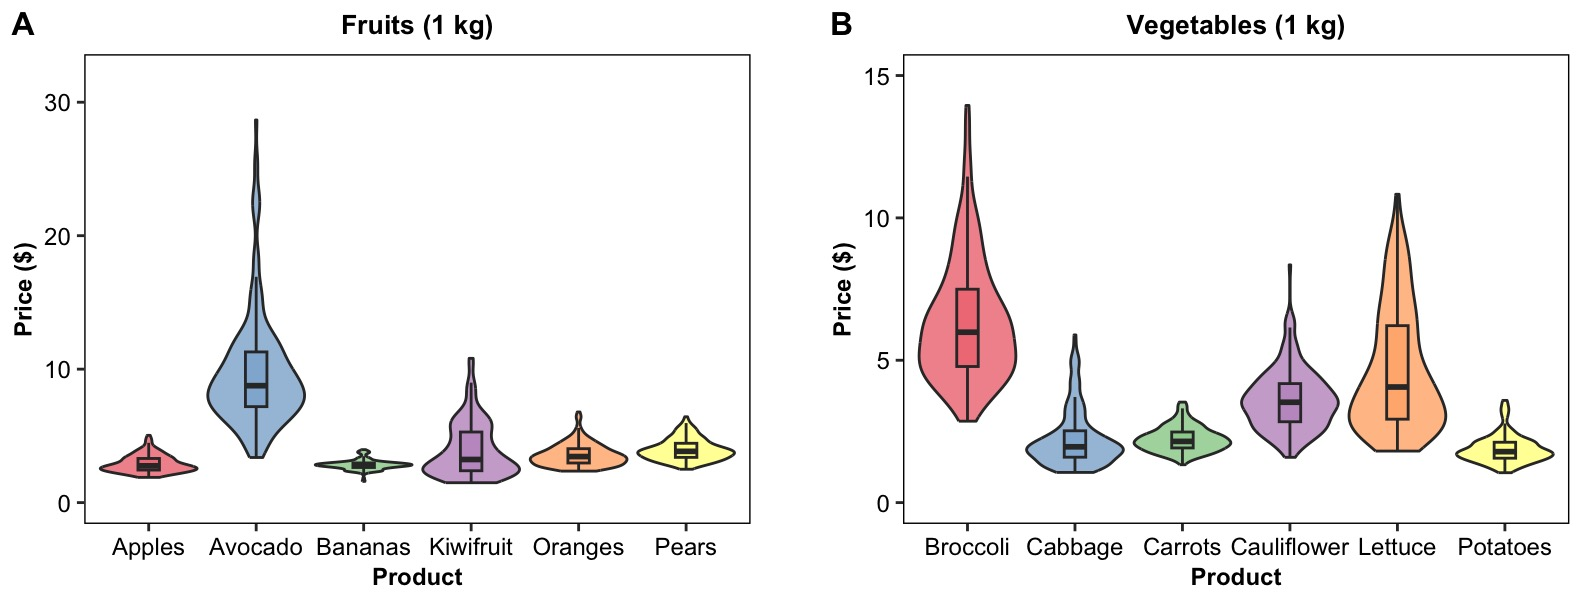

Source code (R):
# Here are the commands to build violin + boxplots

# Packages
library(tidyverse)
library(RColorBrewer)
library(ggpubr)

# Load csv file
# Data retrieved from: (https://www.stats.govt.nz/large-datasets/csv-files-for-download/)
df_data <- read.csv("food-price-index-september-2023-weighted-average-prices.csv")

### Fruits
# Filter rows
df_fruits <- df_data %>%
  filter(grepl("Oranges|Banana|Apples|Avocado|Pears|Kiwifruit", Series_title_1, ignore.case = TRUE)) %>%
  mutate(Series_title_1 = gsub(", 1kg","",Series_title_1),
         Year = gsub("\\..*","",Period))

# Plot
A <- ggplot(df_fruits, aes(x = Series_title_1, y = Data_value)) +
  geom_violin(alpha=0.5,scale = "width",
              aes(x = Series_title_1,fill = Series_title_1)) +
  geom_boxplot(width=0.2,alpha=0.2, aes(fill = Series_title_1),
               outlier.shape = NA) +
  scale_fill_brewer(palette = "Set1") +
  labs(x = "Product", y = "Price ($)", title = "Fruits (1 kg)") +
  coord_cartesian(ylim = c(0, 32)) +
  theme(legend.position="none",
        panel.background = element_rect(fill = "white", colour = "black"),
        panel.grid.major = element_blank(),
        panel.grid.minor = element_blank(),
        plot.title = element_text(size = 10, face = "bold", hjust = 0.5),
        axis.text = element_text(size = 9, colour = "black"), 
        axis.title = element_text(size = 9, colour = "black", face = "bold" ))

### Vegetables
# Filter rows
df_vegetables <- df_data %>%
  filter(grepl("Lettuce|Broccoli|Cabbage|Carrots|Potatoes|Cauliflower", Series_title_1, ignore.case = TRUE)) %>%
  mutate(Series_title_1 = gsub(", 1kg","",Series_title_1))

# Plot
B <- ggplot(df_vegetables, aes(x = Series_title_1, y = Data_value)) +
  geom_violin(alpha=0.5,scale = "width",
              aes(x = Series_title_1,fill = Series_title_1)) +
  geom_boxplot(width=0.2,alpha=0.2, aes(fill = Series_title_1),
               outlier.shape = NA) +
  scale_fill_brewer(palette = "Set1") +
  labs(x = "Product", y = "Price ($)", title = "Vegetables (1 kg)") +
  coord_cartesian(ylim = c(0, 15)) +
  theme(legend.position="none",
        panel.background = element_rect(fill = "white", colour = "black"),
        panel.grid.major = element_blank(),
        panel.grid.minor = element_blank(),
        plot.title = element_text(size = 10, face = "bold", hjust = 0.5),
        axis.text = element_text(size = 9, colour = "black"), 
        axis.title = element_text(size = 9, colour = "black", face = "bold" ))

### Arrange plots
ggarrange(A,NULL,B,
          nrow = 1, widths = c(1, 0.07, 1),
          heights = c(1, 0.07, 1),
          labels = c("A", "", "B"),
          font.label = list(size = 12))
